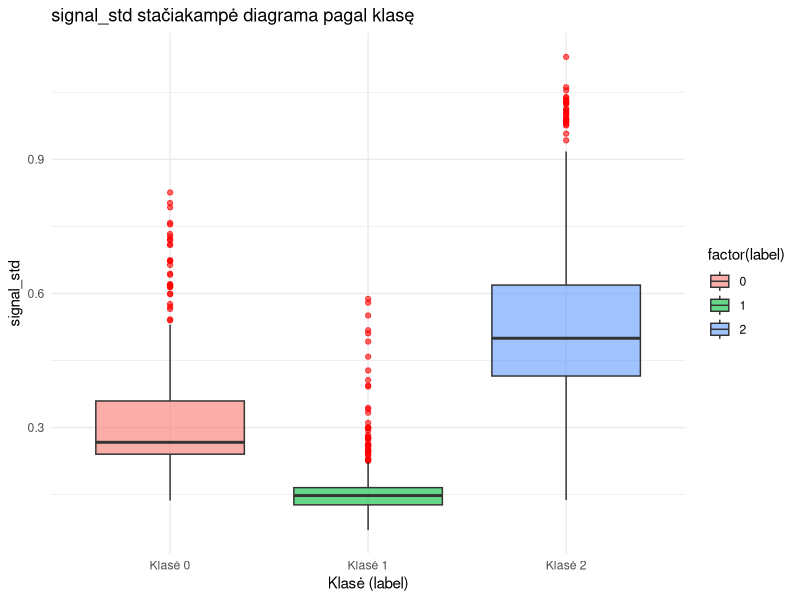
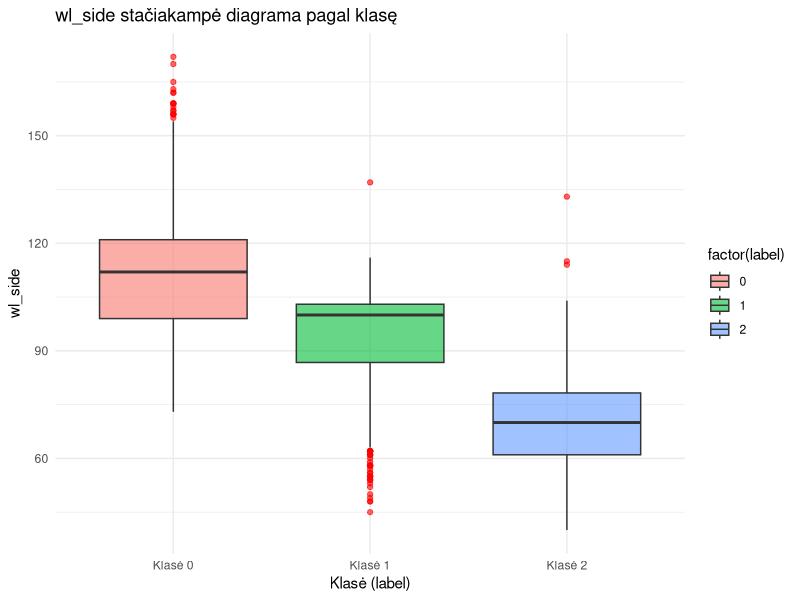
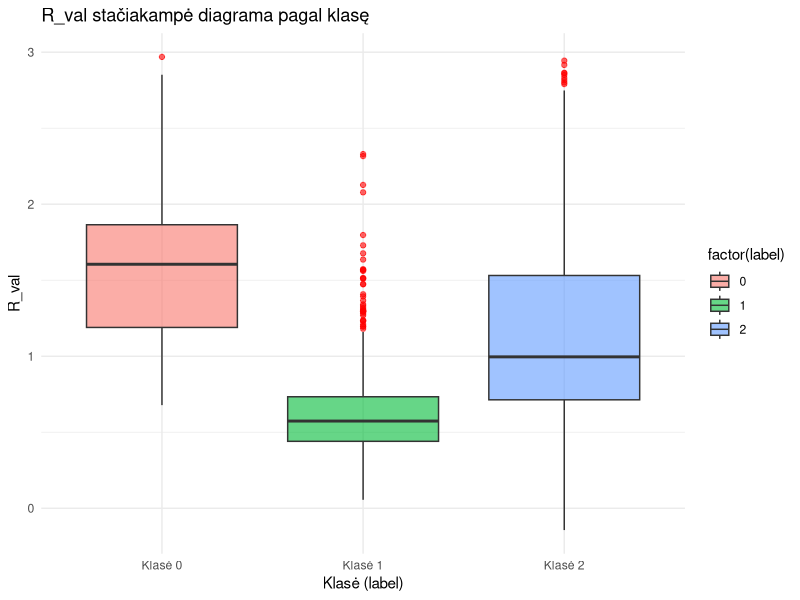
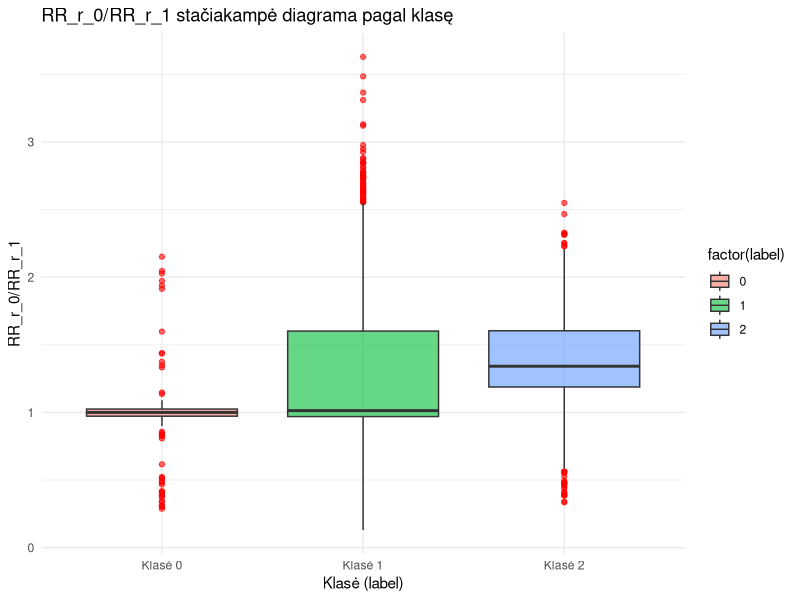
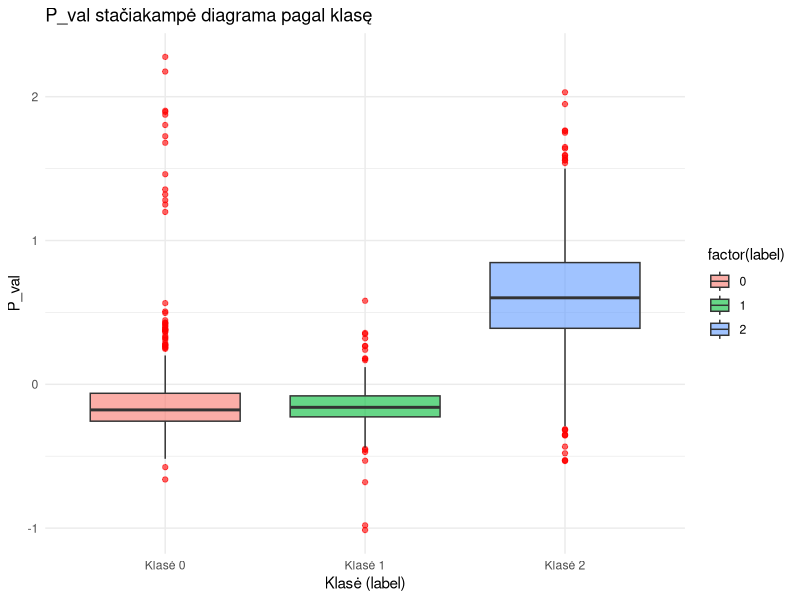
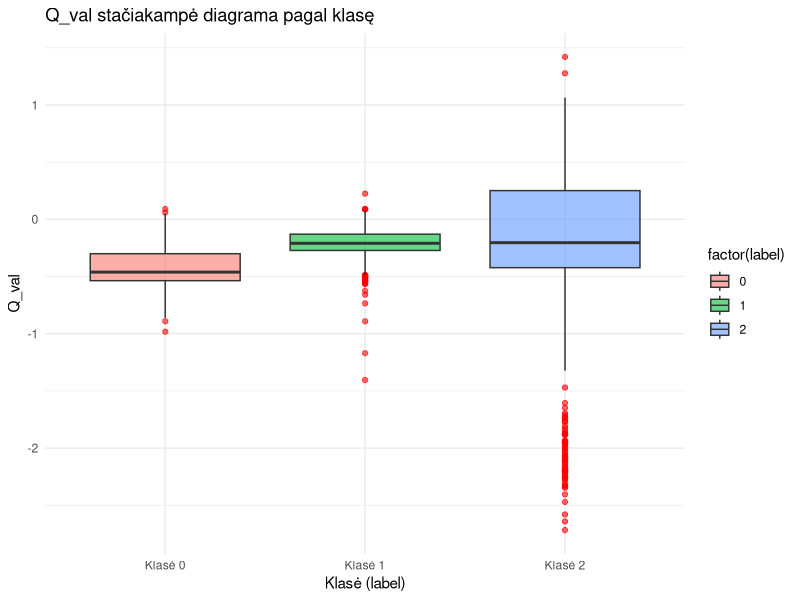

Write R code to recreate these figures, in order.
if (!require("skimr")) install.packages("skimr", repos = "https://cloud.r-project.org/") # Parsisiunčiame ir importuojame biblioteką darbui su duomenimis
library(skimr)
library(ggplot2)
library(reshape2)
library(gridExtra)
library(grid)

if(!dir.exists("csv/aprasomojiStatistika")) dir.create("csv/aprasomojiStatistika")

# --- Nuskaitome duomenis

df <- read.csv("csv/raw_data_1500_6.csv", sep = ",", header = TRUE, check.names = FALSE) # Nuskaitome failą
df_selected <- df # Sukuriame df_selected kaip df kopiją, kad būtų galima naudoti tolesnėje analizėje
# --- Aprašomoji duomenų analizė (bendra)

num_vars <- df_selected[, !names(df_selected) %in% "label"] # Analizei atrenkame tik kiekybinius rodikliu, neįtraukdami kokybinio rodiklio klasė (angl. label)

stats_list <- lapply(num_vars, function(x) { # Atliekame aprašomąją duomenų analizę su atrinktais rodikliais
  round(c(
    Minimumas = min(x, na.rm = TRUE),
    Q1 = quantile(x, 0.25, na.rm = TRUE),
    Mediana = median(x, na.rm = TRUE),
    Vidurkis = mean(x, na.rm = TRUE),
    Q3 = quantile(x, 0.75, na.rm = TRUE),
    Maksimumas = max(x, na.rm = TRUE),
    Dispersija = var(x, na.rm = TRUE),
    `Neegzistuojancios reiksmes` = sum(is.na(x))
  ), 4)
})

stats_df <- data.frame( # Paverčiame statistikos sąrašą į duomenų rėmą ir pridedame kintamųjų pavadinimus, kad būtų galima teisingai eksportuoti į .CSV failą
  Variable = names(stats_list),
  do.call(rbind, stats_list)
)

write.csv(stats_df, "csv/aprasomojiStatistika/aprasomoji_atrinktu_duomenu_statistika.csv", row.names = FALSE) # Išsaugome aprašomosios duomenų analizės rezultatų rinkinį į .CSV failą

# --- Aprašomoji duomenų analizė pagal klases (label)
stats_by_label <- lapply(split(df_selected, df_selected$label), function(sub_df) {
  num_vars <- sub_df[, !names(sub_df) %in% "label"]
  stats_list <- lapply(num_vars, function(x) {
    round(c(
      Minimumas = min(x, na.rm = TRUE),
      Q1 = quantile(x, 0.25, na.rm = TRUE),
      Mediana = median(x, na.rm = TRUE),
      Vidurkis = mean(x, na.rm = TRUE),
      Q3 = quantile(x, 0.75, na.rm = TRUE),
      Maksimumas = max(x, na.rm = TRUE),
      Dispersija = var(x, na.rm = TRUE),
      Neegzistuojancios.reiksmes = sum(is.na(x))
    ), 4)
  })

  df_stats <- data.frame(
    Label = unique(sub_df$label),
    Variable = names(stats_list),
    do.call(rbind, stats_list)
  )
  return(df_stats)
})

stats_by_label_df <- do.call(rbind, stats_by_label)

write.csv(stats_by_label_df, "csv/aprasomojiStatistika/aprasomoji_statistika_by_label.csv", row.names = FALSE)

# --- Stačiakampės diagramos (boxplot) pagal klases (label)
num_vars <- setdiff(names(df_selected), "label") # Išrenkame tik kiekybinius kintamuosius, neįtraukdami kokybinio kintamojo klasė (angl. label)

if (!dir.exists("plots_aprasomoji_analize")) dir.create("plots_aprasomoji_analize")

for (var in num_vars) {
  p <- ggplot(df_selected, aes(x = factor(label, levels = c(0,1,2),
                                         labels = c("Klasė 0", "Klasė 1", "Klasė 2")),
                               y = .data[[var]], fill = factor(label))) +
    geom_boxplot(outlier.color = "red", alpha = 0.6) +
    labs(title = paste(var, "stačiakampė diagrama pagal klasę"),
         x = "Klasė (label)",
         y = var) +
    theme_minimal()

  # Sanitize variable name for filename (replace unsafe chars with "_")
  safe_var <- gsub("[^[:alnum:]_]", "_", var)

  ggsave(
    filename = paste0("plots_aprasomoji_analize/boxplot_", safe_var, ".png"),
    plot = p,
    width = 7, height = 7, dpi = 300
  )
}
